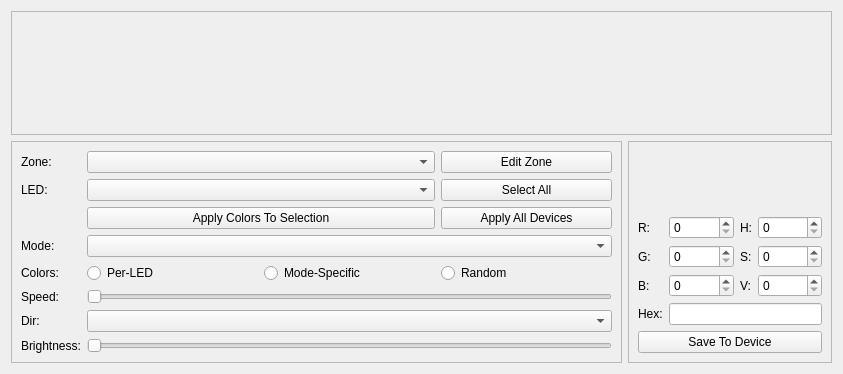
<?xml version="1.0" encoding="UTF-8"?>
<ui version="4.0">
 <class>OpenRGBDevicePage</class>
 <widget class="QFrame" name="OpenRGBDevicePage">
  <property name="geometry">
   <rect>
    <x>0</x>
    <y>0</y>
    <width>843</width>
    <height>374</height>
   </rect>
  </property>
  <property name="windowTitle">
   <string notr="true">Device Page</string>
  </property>
  <layout class="QGridLayout" name="OpenRGBDevicePageUiGridLayout" rowstretch="0,0" columnstretch="3,1">
   <item row="1" column="1">
    <widget class="QFrame" name="ColorFrame">
     <property name="sizePolicy">
      <sizepolicy hsizetype="Expanding" vsizetype="Expanding">
       <horstretch>0</horstretch>
       <verstretch>0</verstretch>
      </sizepolicy>
     </property>
     <property name="autoFillBackground">
      <bool>true</bool>
     </property>
     <property name="frameShape">
      <enum>QFrame::Shape::StyledPanel</enum>
     </property>
     <property name="frameShadow">
      <enum>QFrame::Shadow::Sunken</enum>
     </property>
     <layout class="QGridLayout" name="ColorGridLayout" rowstretch="10,0,0,0" columnstretch="0">
      <item row="2" column="0">
       <widget class="QFrame" name="ColorEntryFrame">
        <property name="frameShape">
         <enum>QFrame::Shape::NoFrame</enum>
        </property>
        <property name="frameShadow">
         <enum>QFrame::Shadow::Raised</enum>
        </property>
        <layout class="QGridLayout" name="ColorEntryGridLayout" columnstretch="0,1,0,1">
         <property name="leftMargin">
          <number>0</number>
         </property>
         <property name="topMargin">
          <number>0</number>
         </property>
         <property name="rightMargin">
          <number>0</number>
         </property>
         <property name="bottomMargin">
          <number>0</number>
         </property>
         <item row="0" column="0">
          <widget class="QLabel" name="RedLabel">
           <property name="text">
            <string>R:</string>
           </property>
          </widget>
         </item>
         <item row="0" column="1">
          <widget class="QSpinBox" name="RedSpinBox">
           <property name="maximum">
            <number>255</number>
           </property>
          </widget>
         </item>
         <item row="0" column="2">
          <widget class="QLabel" name="HueLabel">
           <property name="text">
            <string>H:</string>
           </property>
          </widget>
         </item>
         <item row="0" column="3">
          <widget class="QSpinBox" name="HueSpinBox">
           <property name="maximum">
            <number>359</number>
           </property>
          </widget>
         </item>
         <item row="1" column="0">
          <widget class="QLabel" name="GreenLabel">
           <property name="text">
            <string>G:</string>
           </property>
          </widget>
         </item>
         <item row="1" column="1">
          <widget class="QSpinBox" name="GreenSpinBox">
           <property name="maximum">
            <number>255</number>
           </property>
          </widget>
         </item>
         <item row="1" column="2">
          <widget class="QLabel" name="SatLabel">
           <property name="text">
            <string>S:</string>
           </property>
          </widget>
         </item>
         <item row="1" column="3">
          <widget class="QSpinBox" name="SatSpinBox">
           <property name="maximum">
            <number>255</number>
           </property>
          </widget>
         </item>
         <item row="2" column="0">
          <widget class="QLabel" name="BlueLabel">
           <property name="text">
            <string>B:</string>
           </property>
          </widget>
         </item>
         <item row="2" column="1">
          <widget class="QSpinBox" name="BlueSpinBox">
           <property name="maximum">
            <number>255</number>
           </property>
          </widget>
         </item>
         <item row="2" column="2">
          <widget class="QLabel" name="ValLabel">
           <property name="text">
            <string>V:</string>
           </property>
          </widget>
         </item>
         <item row="2" column="3">
          <widget class="QSpinBox" name="ValSpinBox">
           <property name="maximum">
            <number>255</number>
           </property>
          </widget>
         </item>
         <item row="3" column="0">
          <widget class="QLabel" name="HexLabel">
           <property name="text">
            <string>Hex:</string>
           </property>
          </widget>
         </item>
         <item row="3" column="1" colspan="3">
          <widget class="QLineEdit" name="HexLineEdit">
           <property name="maxLength">
            <number>8</number>
           </property>
          </widget>
         </item>
        </layout>
       </widget>
      </item>
      <item row="0" column="0">
       <widget class="ColorWheel" name="ColorWheelBox" native="true">
        <property name="sizePolicy">
         <sizepolicy hsizetype="Preferred" vsizetype="Preferred">
          <horstretch>0</horstretch>
          <verstretch>0</verstretch>
         </sizepolicy>
        </property>
       </widget>
      </item>
      <item row="1" column="0">
       <widget class="Swatches" name="SwatchBox" native="true">
        <property name="sizePolicy">
         <sizepolicy hsizetype="Preferred" vsizetype="Preferred">
          <horstretch>0</horstretch>
          <verstretch>0</verstretch>
         </sizepolicy>
        </property>
        <property name="styleSheet">
         <string notr="true"/>
        </property>
       </widget>
      </item>
      <item row="3" column="0">
       <widget class="QPushButton" name="DeviceSaveButton">
        <property name="text">
         <string>Save To Device</string>
        </property>
       </widget>
      </item>
     </layout>
    </widget>
   </item>
   <item row="1" column="0">
    <widget class="QFrame" name="ControlsFrame">
     <property name="sizePolicy">
      <sizepolicy hsizetype="Expanding" vsizetype="Expanding">
       <horstretch>0</horstretch>
       <verstretch>0</verstretch>
      </sizepolicy>
     </property>
     <property name="autoFillBackground">
      <bool>true</bool>
     </property>
     <property name="frameShape">
      <enum>QFrame::Shape::StyledPanel</enum>
     </property>
     <property name="frameShadow">
      <enum>QFrame::Shadow::Sunken</enum>
     </property>
     <layout class="QGridLayout" name="ControlsGridLayout" columnstretch="0,1,1,1">
      <item row="5" column="0">
       <widget class="QLabel" name="SpeedLabel">
        <property name="text">
         <string>Speed:</string>
        </property>
       </widget>
      </item>
      <item row="1" column="1" colspan="2">
       <widget class="QComboBox" name="LEDBox"/>
      </item>
      <item row="0" column="1" colspan="2">
       <widget class="QComboBox" name="ZoneBox"/>
      </item>
      <item row="4" column="3">
       <widget class="QRadioButton" name="RandomCheck">
        <property name="text">
         <string>Random</string>
        </property>
       </widget>
      </item>
      <item row="3" column="0">
       <widget class="QLabel" name="ModeLabel">
        <property name="text">
         <string>Mode:</string>
        </property>
       </widget>
      </item>
      <item row="6" column="0">
       <widget class="QLabel" name="DirectionLabel">
        <property name="text">
         <string>Dir:</string>
        </property>
       </widget>
      </item>
      <item row="5" column="1" colspan="3">
       <widget class="QTooltipedSlider" name="SpeedSlider">
        <property name="orientation">
         <enum>Qt::Orientation::Horizontal</enum>
        </property>
       </widget>
      </item>
      <item row="4" column="0">
       <widget class="QLabel" name="ColorLabel">
        <property name="text">
         <string>Colors:</string>
        </property>
       </widget>
      </item>
      <item row="4" column="1">
       <widget class="QRadioButton" name="PerLEDCheck">
        <property name="text">
         <string>Per-LED</string>
        </property>
       </widget>
      </item>
      <item row="0" column="0">
       <widget class="QLabel" name="ZoneLabel">
        <property name="text">
         <string>Zone:</string>
        </property>
       </widget>
      </item>
      <item row="3" column="1" colspan="3">
       <widget class="QComboBox" name="ModeBox"/>
      </item>
      <item row="2" column="3">
       <widget class="QPushButton" name="SetAllButton">
        <property name="toolTip">
         <string>&lt;html&gt;&lt;head/&gt;&lt;body&gt;&lt;p align=&quot;justify&quot;&gt;Sets all devices to&lt;br/&gt;&lt;b&gt;Static&lt;/b&gt; mode and&lt;br/&gt;applies the selected color.&lt;/p&gt;&lt;/body&gt;&lt;/html&gt;</string>
        </property>
        <property name="text">
         <string>Apply All Devices</string>
        </property>
       </widget>
      </item>
      <item row="1" column="0">
       <widget class="QLabel" name="LEDLabel">
        <property name="text">
         <string>LED:</string>
        </property>
       </widget>
      </item>
      <item row="0" column="3">
       <widget class="QPushButton" name="EditZoneButton">
        <property name="text">
         <string>Edit Zone</string>
        </property>
       </widget>
      </item>
      <item row="4" column="2">
       <widget class="QRadioButton" name="ModeSpecificCheck">
        <property name="text">
         <string>Mode-Specific</string>
        </property>
       </widget>
      </item>
      <item row="2" column="1" colspan="2">
       <widget class="QPushButton" name="ApplyColorsButton">
        <property name="text">
         <string>Apply Colors To Selection</string>
        </property>
       </widget>
      </item>
      <item row="1" column="3">
       <widget class="QPushButton" name="SelectAllLEDsButton">
        <property name="text">
         <string>Select All</string>
        </property>
       </widget>
      </item>
      <item row="7" column="1" colspan="3">
       <widget class="QTooltipedSlider" name="BrightnessSlider">
        <property name="orientation">
         <enum>Qt::Orientation::Horizontal</enum>
        </property>
       </widget>
      </item>
      <item row="6" column="1" colspan="3">
       <widget class="QComboBox" name="DirectionBox"/>
      </item>
      <item row="7" column="0">
       <widget class="QLabel" name="BrightnessLabel">
        <property name="text">
         <string>Brightness:</string>
        </property>
       </widget>
      </item>
     </layout>
    </widget>
   </item>
   <item row="0" column="0" colspan="2">
    <widget class="QFrame" name="DeviceViewBoxFrame">
     <property name="sizePolicy">
      <sizepolicy hsizetype="Preferred" vsizetype="Preferred">
       <horstretch>0</horstretch>
       <verstretch>0</verstretch>
      </sizepolicy>
     </property>
     <property name="minimumSize">
      <size>
       <width>0</width>
       <height>0</height>
      </size>
     </property>
     <property name="autoFillBackground">
      <bool>true</bool>
     </property>
     <property name="frameShape">
      <enum>QFrame::Shape::StyledPanel</enum>
     </property>
     <property name="frameShadow">
      <enum>QFrame::Shadow::Sunken</enum>
     </property>
     <layout class="QGridLayout" name="DeviceViewBoxGridLayout">
      <item row="0" column="0">
       <widget class="DeviceView" name="DeviceViewBox" native="true">
        <property name="sizePolicy">
         <sizepolicy hsizetype="Expanding" vsizetype="Expanding">
          <horstretch>0</horstretch>
          <verstretch>0</verstretch>
         </sizepolicy>
        </property>
        <property name="minimumSize">
         <size>
          <width>0</width>
          <height>0</height>
         </size>
        </property>
       </widget>
      </item>
     </layout>
    </widget>
   </item>
  </layout>
 </widget>
 <customwidgets>
  <customwidget>
   <class>ColorWheel</class>
   <extends>QWidget</extends>
   <header location="global">ColorWheel.h</header>
   <container>1</container>
   <slots>
    <signal>colorChanged(QColor)</signal>
   </slots>
  </customwidget>
  <customwidget>
   <class>DeviceView</class>
   <extends>QWidget</extends>
   <header location="global">DeviceView.h</header>
   <container>1</container>
  </customwidget>
  <customwidget>
   <class>Swatches</class>
   <extends>QWidget</extends>
   <header location="global">swatches.h</header>
   <container>1</container>
   <slots>
    <signal>swatchChanged(QColor)</signal>
    <slot>currentColorInput(QColor)</slot>
   </slots>
  </customwidget>
  <customwidget>
   <class>QTooltipedSlider</class>
   <extends>QSlider</extends>
   <header location="global">QTooltipedSlider.h</header>
  </customwidget>
 </customwidgets>
 <tabstops>
  <tabstop>ZoneBox</tabstop>
  <tabstop>EditZoneButton</tabstop>
  <tabstop>LEDBox</tabstop>
  <tabstop>SelectAllLEDsButton</tabstop>
  <tabstop>ApplyColorsButton</tabstop>
  <tabstop>SetAllButton</tabstop>
  <tabstop>ModeBox</tabstop>
  <tabstop>PerLEDCheck</tabstop>
  <tabstop>ModeSpecificCheck</tabstop>
  <tabstop>RandomCheck</tabstop>
  <tabstop>SpeedSlider</tabstop>
  <tabstop>DirectionBox</tabstop>
  <tabstop>BrightnessSlider</tabstop>
  <tabstop>RedSpinBox</tabstop>
  <tabstop>GreenSpinBox</tabstop>
  <tabstop>BlueSpinBox</tabstop>
  <tabstop>HueSpinBox</tabstop>
  <tabstop>SatSpinBox</tabstop>
  <tabstop>ValSpinBox</tabstop>
  <tabstop>DeviceSaveButton</tabstop>
 </tabstops>
 <resources/>
 <connections/>
</ui>
